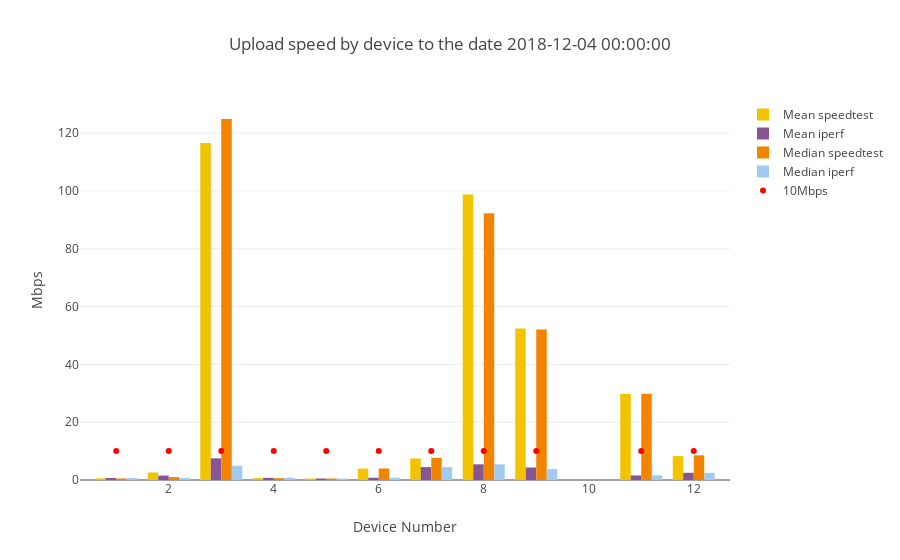

Source (notebook cell):
### Code cell
device_numbers_u=result.index
upload_line=go.Scatter(x=device_numbers_d,y=[10] * len(device_numbers_u), mode='markers',marker=dict(color='red'), name='10Mbps')

combined_bar_plot_4traces(xvalues=result.index,
                         yvalues1=result["mean1"],
                         yvalues2=result["mean2"],
                         yvalues3=result["median1"],
                         yvalues4=result["median2"],
                         name1="Mean speedtest",
                         name2="Mean iperf",
                         name3="Median speedtest",
                         name4="Median iperf",
                         title="Upload speed by device" +title_tail,
                         ytitle="Mbps",
                         line=upload_line,
                         stack=False)

### Figure 1 — Plotly figure (JSON) as saved in the notebook; plotly's stock layout.template omitted (floating-point values rounded to 4 significant figures)
{"data": [{"marker": {"color": "#F3C300"}, "name": "Mean speedtest", "type": "bar", "x": [1, 2, 3, 4, 5, 6, 7, 8, 9, 11, 12], "y": [0.58, 2.597, 116.6, 0.6419, 0.5035, 3.933, 7.443, 98.78, 52.43, 29.77, 8.267]}, {"marker": {"color": "#875692"}, "name": "Mean iperf", "type": "bar", "x": [1, 2, 3, 4, 5, 6, 7, 8, 9, 11, 12], "y": [0.7072, 1.53, 7.499, 0.7423, 0.508, 0.7755, 4.472, 5.422, 4.308, 1.584, 2.499]}, {"marker": {"color": "#F38400"}, "name": "Median speedtest", "type": "bar", "x": [1, 2, 3, 4, 5, 6, 7, 8, 9, 11, 12], "y": [0.53, 1, 124.9, 0.63, 0.52, 3.995, 7.645, 92.23, 52.03, 29.84, 8.545]}, {"marker": {"color": "#A1CAF1"}, "name": "Median iperf", "type": "bar", "x": [1, 2, 3, 4, 5, 6, 7, 8, 9, 11, 12], "y": [0.677, 0.733, 4.936, 0.766, 0.5205, 0.808, 4.454, 5.422, 3.748, 1.638, 2.493]}, {"marker": {"color": "red"}, "mode": "markers", "name": "10Mbps", "type": "scatter", "x": [1, 2, 3, 4, 5, 6, 7, 8, 9, 11, 12], "y": [10, 10, 10, 10, 10, 10, 10, 10, 10, 10, 10]}], "layout": {"title": "Upload speed by device to the date 2018-12-04 00:00:00", "xaxis": {"title": "Device Number"}, "yaxis": {"title": "Mbps"}}}
